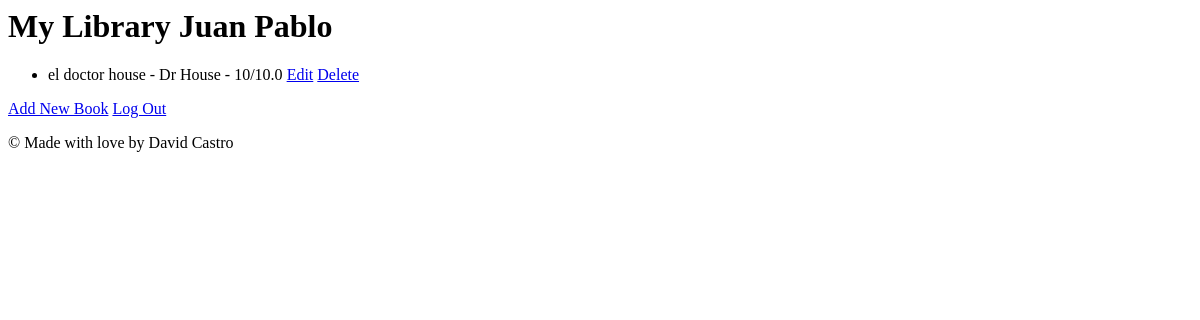
/usuario (signed in), run on an earlier commit of the app's database.
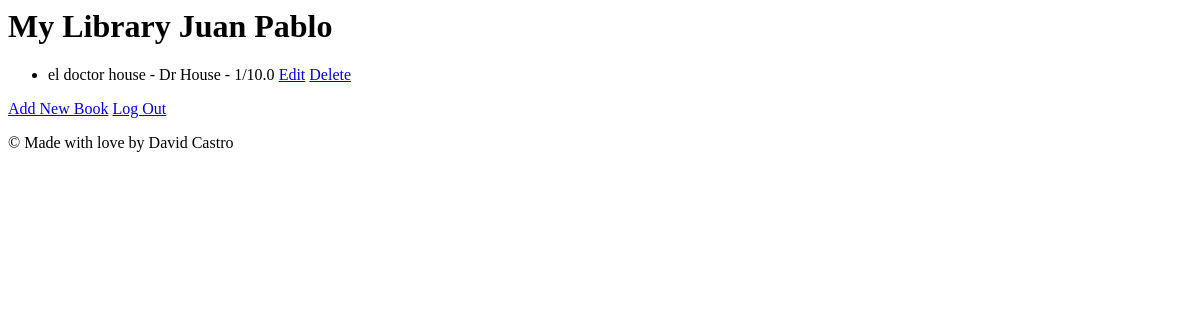
And on a later commit of the database.
### main.py (models this page shows)
class User(UserMixin, db.Model):
    id = db.Column(db.Integer, primary_key=True)
    email = db.Column(db.String(100), unique=True)
    password = db.Column(db.String(100))
    name = db.Column(db.String(1000))

class Book(db.Model):
    id = db.Column(db.Integer, primary_key=True)
    title = db.Column(db.String(250), unique=False, nullable=False)
    user_id = db.Column(db.Integer)
    author = db.Column(db.String(120), nullable=False)
    rating = db.Column(db.Integer)

### main.py (the view)
@app.route('/usuario')
@login_required
def usuario():
    try:
        all_books = Book.query.filter_by(user_id=current_user.get_id()).all()
        return render_template('usuario.html', books=all_books, user=current_user)
    except:
        return render_template('usuario.html', user=current_user)

### main.py (called while the page is built)
@login_manager.user_loader
def load_user(user_id):
    return User.query.get(int(user_id))

### templates/usuario.html (shortened to what this page needs)
{% block content %}
<h1 class="title">My Library {{ user.name }}</h1>
<div class="container">
	<ul class="list-group">
		{% for book in books %}
		<li class="list-group-item">{{ book.title }} - {{ book.author }} - {{ book.rating }}/10.0
			<a class="edit" href="{{ url_for('edit', id=book.id) }}  ">Edit</a> <a
					class="edit" href="{{ url_for('delete', id=book.id) }}">Delete</a>
		</li>
		{% endfor %}
	</ul>
</div>
<a class=" btn btn-warning btn-lg" href="{{ url_for('add') }}">Add New Book</a>
<a href="{{ url_for('logout') }}">Log Out</a>
<footer><p>© Made with love by David Castro</p></footer>
{% endblock %}

What changed in the data, as far as the page shows it:
changed Book "el doctor house": rating "10" → "1"
